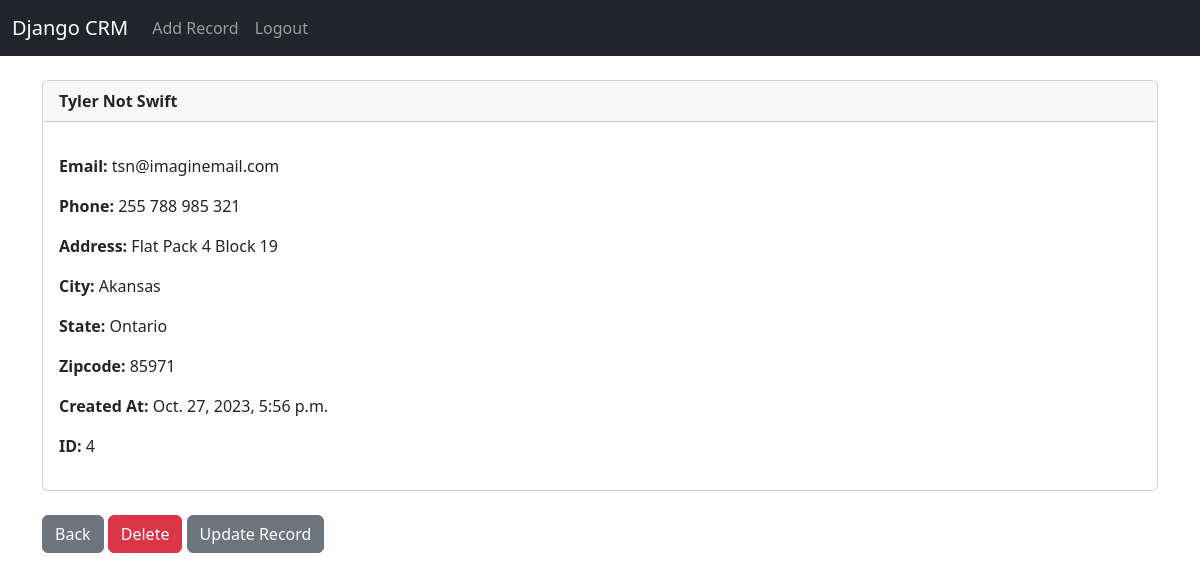
The app's page /record/4 (signed in) with its own data.
### website/models.py (models this page shows, shortened)
class Record(models.Model):
    created_at = models.DateTimeField(auto_now_add=True)
    first_name = models.CharField(max_length=50)
    last_name = models.CharField(max_length=50)
    email = models.CharField(max_length=100)
    phone = models.CharField(max_length=15)
    address = models.CharField(max_length=100)
    city = models.CharField(max_length=50)
    state = models.CharField(max_length=50)
    zipcode = models.CharField(max_length=50)

### website/views.py (the view)
# urls.py: path('record/<int:pk>', views.customer_record, name='record'),
def customer_record(request, pk):
    if request.user.is_authenticated:
        customer_record = Record.objects.get(id=pk)
        return render(request, 'website/record.html', {'customer_record': customer_record })
    else:
        messages.success(request, "Sorry, You Must be logged in to view that page...!")
        return redirect('home')

### website/templates/website/record.html
{% extends 'website/base.html' %}
{% block content %}
<div class="card">
    <div class="card-header"><strong>
        {{ customer_record.first_name }}
        {{ customer_record.last_name }}</strong>
    </div>
    <div class="card-body">
        <p class="card-text">
            <p class="card-text">
            <strong>Email: </strong>{{ customer_record.email }}
            </p>
            <p class="card-text">
            <strong>Phone: </strong>{{ customer_record.phone }}
            </p>
            <p class="card-text">
            <strong>Address: </strong>{{ customer_record.address }}
            </p>
            <p class="card-text">
            <strong>City: </strong>{{ customer_record.city }}
            </p>
            <p class="card-text">
            <strong>State: </strong>{{ customer_record.state }}
            </p>
            <p class="card-text">
            <strong>Zipcode: </strong>{{ customer_record.zipcode }}
            </p>
            <p class="card-text">
            <strong>Created At: </strong>{{ customer_record.created_at }}
            </p>
            <p class="card-text">
            <strong>ID: </strong>{{ customer_record.id }}
            </p>
        </p>
    </div>
</div>
<br/>
<a href="{% url 'home' %}" class="btn btn-secondary">Back</a>
<a href="{% url 'delete_record' customer_record.id %}" class="btn btn-danger">Delete</a>
<a href="{% url 'update_record' customer_record.id %}" class="btn btn-secondary">Update Record</a>
{% endblock %}

### records on screen
Record: first_name "Tyler Not", last_name "Swift", email "tsn@imaginemail.com", phone "255 788 985 321", address "Flat Pack 4 Block 19", city "Akansas", state "Ontario", zipcode "85971", created_at "Oct. 27, 2023, 5:56 p.m.", id "4"
